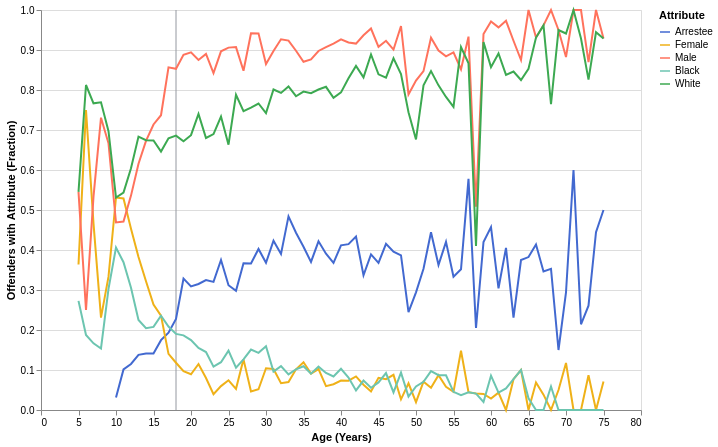
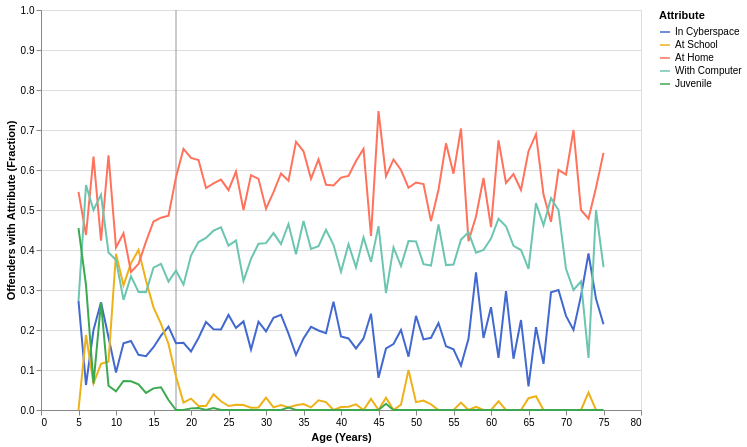
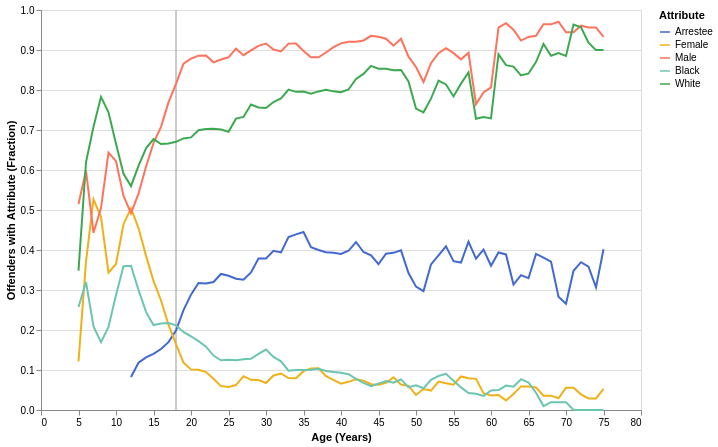
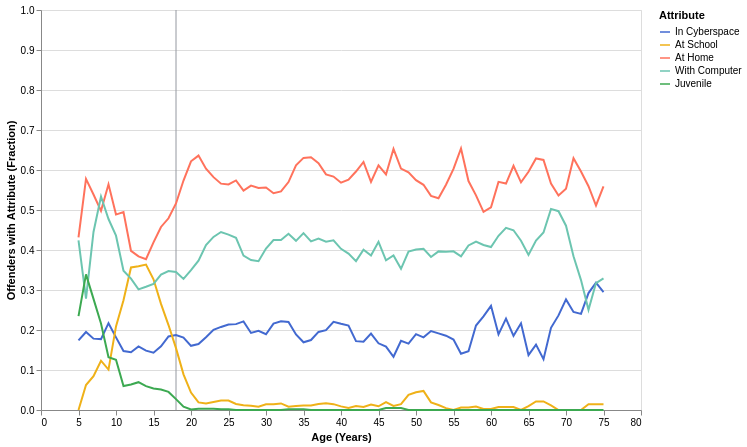

These figures' notebook cell, in order:
### Code cell
h1("Attribute / Offender Ratio")

display(offenders.chart_ratios(*DISTRIBUTIONS[:5]))
display(offenders.chart_ratios(*DISTRIBUTIONS[5:]))

h2("Using Three-Year Rolling Average for Smoothing")

display(offenders.chart_ratios(*DISTRIBUTIONS[:5], smooth=True))
display(offenders.chart_ratios(*DISTRIBUTIONS[5:], smooth=True))

### Figure 1 — Vega-Lite specification as saved in the notebook (floating-point values rounded to 4 significant figures; data arrays with more than 128 entries replaced by an {"elided": "..."} marker saying what was removed)
{"config": {"view": {"continuousWidth": 300, "continuousHeight": 300}}, "layer": [{"data": {"name": "empty"}, "mark": {"type": "rule", "color": "#9498a0"}, "encoding": {"x": {"datum": 18}}}, {"data": {"name": "data-63f1c86c5d31d50db53980337e59e975"}, "mark": {"type": "line"}, "encoding": {"color": {"field": "Variant", "legend": {"title": "Attribute"}, "scale": {"domain": ["Arrestee", "Female", "Male", "Black", "White"], "range": ["#4269d0", "#efb118", "#ff725c", "#6cc5b0", "#3ca951"]}, "type": "nominal"}, "x": {"field": "Age", "title": "Age (Years)", "type": "quantitative"}, "y": {"field": "Fraction", "scale": {"domain": [0, 1]}, "title": "Offenders with Attribute (Fraction)", "type": "quantitative"}}}], "height": 400, "width": 600, "$schema": "https://vega.github.io/schema/vega-lite/v5.20.1.json", "datasets": {"empty": [{}], "data-63f1c86c5d31d50db53980337e59e975": {"elided": "355 records"}}}

### Figure 2 — Vega-Lite specification as saved in the notebook (floating-point values rounded to 4 significant figures; data arrays with more than 128 entries replaced by an {"elided": "..."} marker saying what was removed)
{"config": {"view": {"continuousWidth": 300, "continuousHeight": 300}}, "layer": [{"data": {"name": "empty"}, "mark": {"type": "rule", "color": "#9498a0"}, "encoding": {"x": {"datum": 18}}}, {"data": {"name": "data-2bf9fe9c78330d57ae918c5d64651fc7"}, "mark": {"type": "line"}, "encoding": {"color": {"field": "Variant", "legend": {"title": "Attribute"}, "scale": {"domain": ["In Cyberspace", "At School", "At Home", "With Computer", "Juvenile"], "range": ["#4269d0", "#efb118", "#ff725c", "#6cc5b0", "#3ca951"]}, "type": "nominal"}, "x": {"field": "Age", "title": "Age (Years)", "type": "quantitative"}, "y": {"field": "Fraction", "scale": {"domain": [0, 1]}, "title": "Offenders with Attribute (Fraction)", "type": "quantitative"}}}], "height": 400, "width": 600, "$schema": "https://vega.github.io/schema/vega-lite/v5.20.1.json", "datasets": {"empty": [{}], "data-2bf9fe9c78330d57ae918c5d64651fc7": {"elided": "355 records"}}}

### Figure 3 — Vega-Lite specification as saved in the notebook (floating-point values rounded to 4 significant figures; data arrays with more than 128 entries replaced by an {"elided": "..."} marker saying what was removed)
{"config": {"view": {"continuousWidth": 300, "continuousHeight": 300}}, "layer": [{"data": {"name": "empty"}, "mark": {"type": "rule", "color": "#9498a0"}, "encoding": {"x": {"datum": 18}}}, {"data": {"name": "data-93eaadc31297d54d61600ed875cc5285"}, "mark": {"type": "line"}, "encoding": {"color": {"field": "Variant", "legend": {"title": "Attribute"}, "scale": {"domain": ["Arrestee", "Female", "Male", "Black", "White"], "range": ["#4269d0", "#efb118", "#ff725c", "#6cc5b0", "#3ca951"]}, "type": "nominal"}, "x": {"field": "Age", "title": "Age (Years)", "type": "quantitative"}, "y": {"field": "Fraction", "scale": {"domain": [0, 1]}, "title": "Offenders with Attribute (Fraction)", "type": "quantitative"}}}], "height": 400, "width": 600, "$schema": "https://vega.github.io/schema/vega-lite/v5.20.1.json", "datasets": {"empty": [{}], "data-93eaadc31297d54d61600ed875cc5285": {"elided": "355 records"}}}

### Figure 4 — Vega-Lite specification as saved in the notebook (floating-point values rounded to 4 significant figures; data arrays with more than 128 entries replaced by an {"elided": "..."} marker saying what was removed)
{"config": {"view": {"continuousWidth": 300, "continuousHeight": 300}}, "layer": [{"data": {"name": "empty"}, "mark": {"type": "rule", "color": "#9498a0"}, "encoding": {"x": {"datum": 18}}}, {"data": {"name": "data-afdda1b080b63faa47f703258be16a1f"}, "mark": {"type": "line"}, "encoding": {"color": {"field": "Variant", "legend": {"title": "Attribute"}, "scale": {"domain": ["In Cyberspace", "At School", "At Home", "With Computer", "Juvenile"], "range": ["#4269d0", "#efb118", "#ff725c", "#6cc5b0", "#3ca951"]}, "type": "nominal"}, "x": {"field": "Age", "title": "Age (Years)", "type": "quantitative"}, "y": {"field": "Fraction", "scale": {"domain": [0, 1]}, "title": "Offenders with Attribute (Fraction)", "type": "quantitative"}}}], "height": 400, "width": 600, "$schema": "https://vega.github.io/schema/vega-lite/v5.20.1.json", "datasets": {"empty": [{}], "data-afdda1b080b63faa47f703258be16a1f": {"elided": "355 records"}}}
